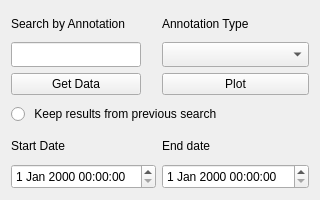
<?xml version="1.0" encoding="UTF-8"?>
<ui version="4.0">
 <class>formLayoutWidget</class>
 <widget class="QWidget" name="formLayoutWidget">
  <property name="enabled">
   <bool>true</bool>
  </property>
  <property name="geometry">
   <rect>
    <x>0</x>
    <y>0</y>
    <width>286</width>
    <height>200</height>
   </rect>
  </property>
  <property name="sizePolicy">
   <sizepolicy hsizetype="MinimumExpanding" vsizetype="MinimumExpanding">
    <horstretch>2</horstretch>
    <verstretch>0</verstretch>
   </sizepolicy>
  </property>
  <property name="minimumSize">
   <size>
    <width>320</width>
    <height>0</height>
   </size>
  </property>
  <property name="windowTitle">
   <string>Annotation Dialogue</string>
  </property>
  <layout class="QFormLayout" name="formLayout">
   <property name="sizeConstraint">
    <enum>QLayout::SetNoConstraint</enum>
   </property>
   <property name="labelAlignment">
    <set>Qt::AlignLeading|Qt::AlignLeft|Qt::AlignVCenter</set>
   </property>
   <property name="formAlignment">
    <set>Qt::AlignCenter</set>
   </property>
   <item row="0" column="0">
    <widget class="QLabel" name="annotation_text_label">
     <property name="sizePolicy">
      <sizepolicy hsizetype="MinimumExpanding" vsizetype="MinimumExpanding">
       <horstretch>1</horstretch>
       <verstretch>0</verstretch>
      </sizepolicy>
     </property>
     <property name="text">
      <string>Search by Annotation</string>
     </property>
     <property name="buddy">
      <cstring>annotation_text</cstring>
     </property>
     <property name="minimumSize">
      <size>
        <width>130</width>
        <height>0</height>
      </size>
    </property>
    </widget>
   </item>
   <item row="0" column="1">
    <widget class="QLabel" name="annotation_type_label">
     <property name="enabled">
      <bool>true</bool>
     </property>
     <property name="sizePolicy">
      <sizepolicy hsizetype="MinimumExpanding" vsizetype="MinimumExpanding">
       <horstretch>1</horstretch>
       <verstretch>0</verstretch>
      </sizepolicy>
     </property>
     <property name="text">
      <string>Annotation Type</string>
     </property>
     <property name="buddy">
      <cstring>annotation_type</cstring>
     </property>
    </widget>
   </item>
   <item row="1" column="0">
    <widget class="QLineEdit" name="annotation_text">
     <property name="sizePolicy">
      <sizepolicy hsizetype="MinimumExpanding" vsizetype="MinimumExpanding">
       <horstretch>1</horstretch>
       <verstretch>0</verstretch>
      </sizepolicy>
     </property>
     <property name="focusPolicy">
      <enum>Qt::ClickFocus</enum>
     </property>
     <property name="minimumSize">
      <size>
       <width>130</width>
       <height>0</height>
      </size>
     </property>
    </widget>
   </item>
   <item row="1" column="1">
    <widget class="QComboBox" name="annotation_type">
     <property name="sizePolicy">
      <sizepolicy hsizetype="MinimumExpanding" vsizetype="MinimumExpanding">
       <horstretch>1</horstretch>
       <verstretch>0</verstretch>
      </sizepolicy>
     </property>
     <property name="minimumSize">
      <size>
       <width>130</width>
       <height>20</height>
      </size>
     </property>
    </widget>
   </item>
   <item row="2" column="0">
    <widget class="QPushButton" name="get_data_button">
     <property name="sizePolicy">
      <sizepolicy hsizetype="MinimumExpanding" vsizetype="MinimumExpanding">
       <horstretch>1</horstretch>
       <verstretch>0</verstretch>
      </sizepolicy>
     <property name="toolTip">
      <string>Filter data by time using annotations and types.</string>
     </property>
     </property>
     <property name="minimumSize">
      <size>
       <width>130</width>
       <height>20</height>
      </size>
     </property>
     <property name="text">
      <string>Get Data</string>
     </property>
    </widget>
   </item>
   <item row="2" column="1">
    <widget class="QPushButton" name="plot_button">
     <property name="sizePolicy">
      <sizepolicy hsizetype="MinimumExpanding" vsizetype="MinimumExpanding">
       <horstretch>1</horstretch>
       <verstretch>0</verstretch>
      </sizepolicy>
     </property>
     <property name="minimumSize">
      <size>
       <width>130</width>
       <height>20</height>
      </size>
     </property>
     <property name="text">
      <string>Plot</string>
     </property>
    </widget>
   </item>
   <item row="3" column="0" colspan="2">
    <widget class="QRadioButton" name="keep_all">
     <property name="sizePolicy">
      <sizepolicy hsizetype="MinimumExpanding" vsizetype="MinimumExpanding">
       <horstretch>1</horstretch>
       <verstretch>0</verstretch>
      </sizepolicy>
     </property>
     <property name="text">
      <string> Keep results from previous search</string>
     </property>
    </widget>
   </item>
   <item row="4" column="0">
    <widget class="QLabel" name="start_time_label">
     <property name="sizePolicy">
      <sizepolicy hsizetype="MinimumExpanding" vsizetype="MinimumExpanding">
       <horstretch>1</horstretch>
       <verstretch>0</verstretch>
      </sizepolicy>
     </property>
     <property name="layoutDirection">
      <enum>Qt::LeftToRight</enum>
     </property>
     <property name="text">
      <string>Start Date</string>
     </property>
     <property name="alignment">
      <set>Qt::AlignLeading|Qt::AlignLeft|Qt::AlignVCenter</set>
     </property>
    </widget>
   </item>
   <item row="4" column="1">
    <widget class="QLabel" name="end_time_label">
     <property name="sizePolicy">
      <sizepolicy hsizetype="MinimumExpanding" vsizetype="MinimumExpanding">
       <horstretch>1</horstretch>
       <verstretch>0</verstretch>
      </sizepolicy>
     </property>
     <property name="text">
      <string>End date</string>
     </property>
    </widget>
   </item>
   <item row="5" column="0">
    <widget class="QDateTimeEdit" name="start_time">
     <property name="sizePolicy">
      <sizepolicy hsizetype="MinimumExpanding" vsizetype="MinimumExpanding">
       <horstretch>1</horstretch>
       <verstretch>0</verstretch>
      </sizepolicy>
     </property>  
     <property name="minimumSize">
      <size>
       <width>130</width>
       <height>20</height>
      </size>
     </property> 
    </widget>
   </item>
   <item row="5" column="1">
    <widget class="QDateTimeEdit" name="end_time">
     <property name="sizePolicy">
      <sizepolicy hsizetype="MinimumExpanding" vsizetype="MinimumExpanding">
       <horstretch>1</horstretch>
       <verstretch>0</verstretch>
      </sizepolicy>
     </property>
     <property name="minimumSize">
      <size>
       <width>130</width>
       <height>20</height>
      </size>
     </property>
    </widget>
   </item>
  </layout>
 </widget>
 <resources/>
 <connections/>
</ui>
